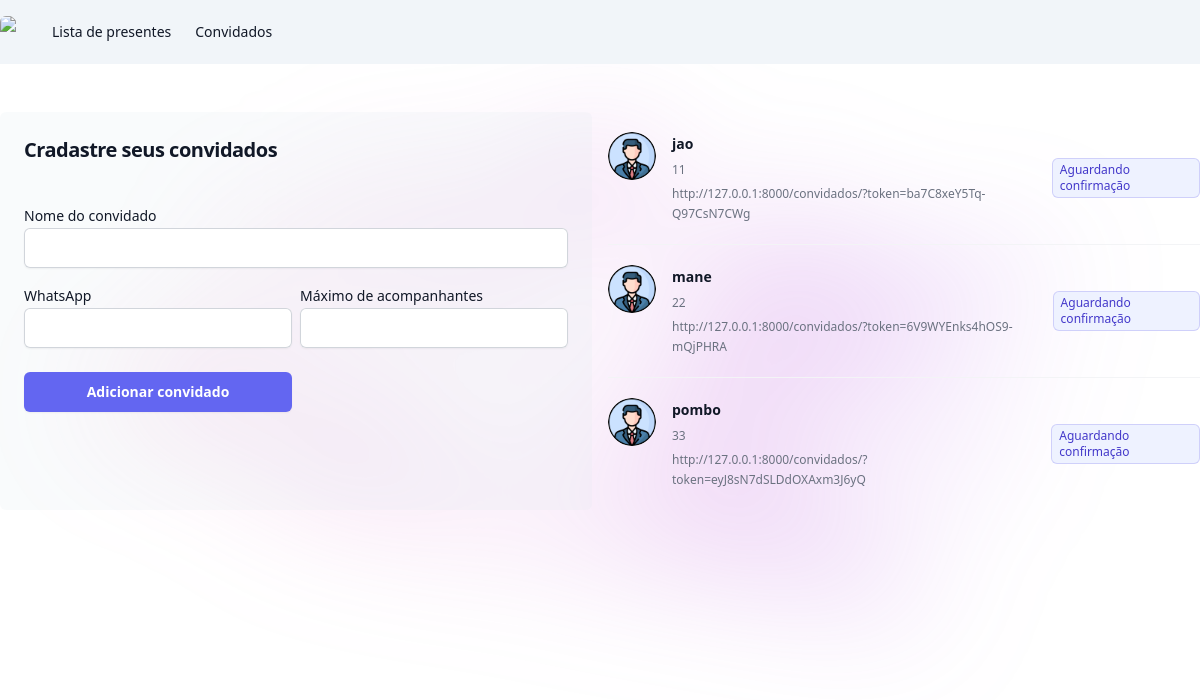
Page /noivos/lista_convidados on the committed database.
### noivos/models.py (models this page shows, shortened)
class Convidados(models.Model):
    status_choices = (
        ('AC', 'Aguardando confirmação'),
        ('C', 'Confirmado'),
        ('R', 'Recusado')
    )
    nome_convidado = models.CharField(max_length=100)
    whatsapp = models.CharField(max_length=25, null=True, blank=True)
    maximo_acompanhantes = models.PositiveIntegerField(default=0)
    token = models.CharField(max_length=25)
    status = models.CharField(max_length=2, choices=status_choices, default='AC')
    @property
    def link_convite(self):
        return f'http://127.0.0.1:8000/convidados/?token={self.token}'

### noivos/views.py (the view, shortened to what this page needs)
# urls.py: path('lista_convidados', views.lista_convidados, name='lista_convidados'),
def lista_convidados(request):
    if request.method == 'GET':
        convidados = Convidados.objects.all()
        return render(request, 'lista_convidados.html', {'convidados': convidados})

### noivos/templates/lista_convidados.html
{% extends "base.html" %}
{% load static %}
{% block 'body' %}
    {% include "partials/navbar.html" %}
    <div class="max-w-7xl mx-auto mt-12">
        <div class="grid gap-4 grid-cols-2">
            <div class="bg-slate-200/20 p-6 rounded-md">
              <form action="{% url 'lista_convidados' %}" method="POST">{% csrf_token %}
                <h2 class="text-balance text-xl font-semibold tracking-tight text-gray-900">Cradastre seus convidados</h2>
                <br>
                <label class="mt-4 block text-sm leading-6 text-gray-900">Nome do convidado</label>
                <input type="text" name="nome_convidado" class="block w-full rounded-md border-0 px-3.5 py-2 text-gray-900 shadow-sm ring-1 ring-inset ring-gray-300 placeholder:text-gray-400 focus:ring-2 focus:ring-inset focus:ring-indigo-600 sm:text-sm sm:leading-6">
                <div class="grid grid-cols-2 gap-2">
                    <div>
                        <label class="mt-4 block text-sm leading-6 text-gray-900">WhatsApp</label>
                        <input type="text" name="whatsapp" class="block w-full rounded-md border-0 px-3.5 py-2 text-gray-900 shadow-sm ring-1 ring-inset ring-gray-300 placeholder:text-gray-400 focus:ring-2 focus:ring-inset focus:ring-indigo-600 sm:text-sm sm:leading-6">
                    </div>
                    <div>
                        <label class="mt-4 block text-sm leading-6 text-gray-900">Máximo de acompanhantes</label>
                        <input type="number" name="maximo_acompanhantes" class="block w-full rounded-md border-0 px-3.5 py-2 text-gray-900 shadow-sm ring-1 ring-inset ring-gray-300 placeholder:text-gray-400 focus:ring-2 focus:ring-inset focus:ring-indigo-600 sm:text-sm sm:leading-6">
                    </div>
                    <input type="submit" class="rounded-md mt-4 bg-indigo-500 px-3.5 py-2.5 text-sm font-semibold text-white shadow-sm hover:bg-indigo-400 focus-visible:outline focus-visible:outline-2 focus-visible:outline-offset-2 focus-visible:outline-indigo-400" value="Adicionar convidado">
                </div>
              </form>
            </div>
            <div>
                <ul role="list" class="divide-y divide-gray-100">
                    {% for convidado in convidados %}
                      <li class="flex items-center justify-between gap-x-6 py-5">
                        <div class="flex min-w-0 gap-x-4">
                          <img class="h-12 w-12 flex-none rounded-full bg-gray-50" src="{% static 'noivos/img/default.png' %}" alt="">
                          <div class="min-w-0 flex-auto">
                            <p class="text-sm font-semibold leading-6 text-gray-900">{{convidado.nome_convidado}}</p>
                            <p class="mt-1 truncate text-xs leading-5 text-gray-500">{{convidado.whatsapp}}</p>
                            <p class="mt-1 text-xs leading-5 text-gray-500">{{convidado.link_convite}}</p>
                          </div>
                        </div>
                        <span class="inline-flex items-center rounded-md px-2 py-1 text-xs font-medium ring-1 ring-inset {% if convidado.status == 'AC' %}text-indigo-700 bg-indigo-50 ring-indigo-600/20{% elif convidado.status == 'C'%}text-green-700 bg-green-50 ring-green-600/20{% else %}text-red-700 bg-red-50 ring-red-600/20{% endif %}">{{convidado.get_status_display}}</span>
                      </li>
                    {% endfor %}
                  </ul>
            </div>
        </div>
    </div>
{% endblock %}

### templates/base.html (shortened to what this page needs)
<!DOCTYPE html>
<html lang="en">
<head>
    <script src="https://cdn.tailwindcss.com"></script>
</head>
<body>
    {% block 'body' %} {% endblock %}
    <div class="absolute inset-x-0 top-10 -z-10 flex transform-gpu justify-center overflow-hidden blur-3xl"
                 aria-hidden="true">
        <div class="aspect-[1108/632] w-[69.25rem] flex-none bg-gradient-to-r from-pink-400 to-purple-600 opacity-20"
            style="clip-path: polygon(43% 17%, 38% 52%, 84% 75%, 68% 21%, 41% 80%, 94% 35%, 17% 29%, 23% 73%, 92% 54%, 62% 83%, 29% 14%, 33% 74%, 3% 57%, 53% 12%, 64% 57%, 81% 92%, 19% 73%);">
        </div>
    </div>
</body>
</html>

### templates/partials/navbar.html
{% load static %}
<nav class="bg-slate-100">
    <div class="mx-auto max-w-7xl">
      <div class="relative flex h-16 items-center justify-between">
        <div class="flex flex-1 items-center justify-center sm:items-stretch sm:justify-start">
          <div class="flex flex-shrink-0 items-center">
            <img class="h-8 w-auto rounded-md" src="{% static 'noivos/img/logo.webp' %}">
          </div>
          <div class="hidden sm:ml-6 sm:block">
            <div class="flex">
              <a href="{% url 'home' %}" class="rounded-md px-3 py-2 text-sm font-medium text-gray-900 hover:bg-gray-700 hover:text-white">Lista de presentes</a>
              <a href="{% url 'lista_convidados' %}" class="rounded-md px-3 py-2 text-sm font-medium text-gray-900 hover:bg-gray-700 hover:text-white">Convidados</a>
            </div>
          </div>
        </div>
      </div>
    </div>
  </nav>

### rows in the picture
Convidados: nome_convidado "jao", whatsapp "11", link_convite "http://127.0.0.1:8000/convidados/?token=ba7C8xeY5Tq-Q97CsN7CWg", status "Aguardando confirmação"
Convidados: nome_convidado "mane", whatsapp "22", link_convite "http://127.0.0.1:8000/convidados/?token=6V9WYEnks4hOS9-mQjPHRA", status "Aguardando confirmação"
Convidados: nome_convidado "pombo", whatsapp "33", link_convite "http://127.0.0.1:8000/convidados/?token=eyJ8sN7dSLDdOXAxm3J6yQ", status "Aguardando confirmação"
